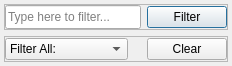
<?xml version="1.0" encoding="UTF-8"?>
<ui version="4.0">
 <class>Filter</class>
 <widget class="QDialog" name="Filter">
  <property name="geometry">
   <rect>
    <x>0</x>
    <y>0</y>
    <width>215</width>
    <height>66</height>
   </rect>
  </property>
  <property name="locale">
   <locale language="English" country="UnitedStates"/>
  </property>
  <layout class="QVBoxLayout" name="verticalLayout">
   <property name="margin">
    <number>4</number>
   </property>
   <item>
    <widget class="QFrame" name="filter_frm1">
     <property name="frameShape">
      <enum>QFrame::StyledPanel</enum>
     </property>
     <property name="frameShadow">
      <enum>QFrame::Raised</enum>
     </property>
     <layout class="QHBoxLayout" name="horizontalLayout_4">
      <property name="margin">
       <number>0</number>
      </property>
      <item>
       <widget class="QLineEdit" name="filter_txt">
        <property name="sizePolicy">
         <sizepolicy hsizetype="Expanding" vsizetype="Preferred">
          <horstretch>0</horstretch>
          <verstretch>0</verstretch>
         </sizepolicy>
        </property>
        <property name="toolTip">
         <string>Type the keywords to filter the visible items</string>
        </property>
        <property name="text">
         <string/>
        </property>
        <property name="placeholderText">
         <string>Type here to filter...</string>
        </property>
       </widget>
      </item>
      <item>
       <widget class="QPushButton" name="filter_btn">
        <property name="sizePolicy">
         <sizepolicy hsizetype="Fixed" vsizetype="Fixed">
          <horstretch>0</horstretch>
          <verstretch>0</verstretch>
         </sizepolicy>
        </property>
        <property name="toolTip">
         <string>Set filter</string>
        </property>
        <property name="text">
         <string>Filter</string>
        </property>
        <property name="icon">
         <iconset resource="images.qrc">
          <normaloff>:/stuff/filter.png</normaloff>:/stuff/filter.png</iconset>
        </property>
       </widget>
      </item>
     </layout>
    </widget>
   </item>
   <item>
    <widget class="QFrame" name="filter_frm2">
     <property name="frameShape">
      <enum>QFrame::StyledPanel</enum>
     </property>
     <property name="frameShadow">
      <enum>QFrame::Raised</enum>
     </property>
     <layout class="QHBoxLayout" name="horizontalLayout">
      <property name="margin">
       <number>0</number>
      </property>
      <item>
       <widget class="QComboBox" name="filter_box">
        <property name="toolTip">
         <string>Select where to search for the keywords</string>
        </property>
        <property name="currentIndex">
         <number>0</number>
        </property>
        <item>
         <property name="text">
          <string>Filter All:</string>
         </property>
        </item>
        <item>
         <property name="text">
          <string>Filter Highlights:</string>
         </property>
        </item>
        <item>
         <property name="text">
          <string>Filter Comments:</string>
         </property>
        </item>
        <item>
         <property name="text">
          <string>Filter Book Titles:</string>
         </property>
        </item>
       </widget>
      </item>
      <item>
       <widget class="QLabel" name="filtered_lbl">
        <property name="text">
         <string/>
        </property>
       </widget>
      </item>
      <item>
       <spacer name="horizontalSpacer">
        <property name="orientation">
         <enum>Qt::Horizontal</enum>
        </property>
        <property name="sizeHint" stdset="0">
         <size>
          <width>40</width>
          <height>20</height>
         </size>
        </property>
       </spacer>
      </item>
      <item>
       <widget class="QPushButton" name="clear_filter_btn">
        <property name="sizePolicy">
         <sizepolicy hsizetype="Fixed" vsizetype="Fixed">
          <horstretch>0</horstretch>
          <verstretch>0</verstretch>
         </sizepolicy>
        </property>
        <property name="toolTip">
         <string>Clear the filter field</string>
        </property>
        <property name="statusTip">
         <string>Clears the filter field</string>
        </property>
        <property name="text">
         <string>Clear</string>
        </property>
        <property name="icon">
         <iconset resource="images.qrc">
          <normaloff>:/stuff/trash.png</normaloff>:/stuff/trash.png</iconset>
        </property>
       </widget>
      </item>
     </layout>
    </widget>
   </item>
  </layout>
 </widget>
 <resources>
 <include location="images.qrc"/>
 </resources>
 <connections/>
</ui>
